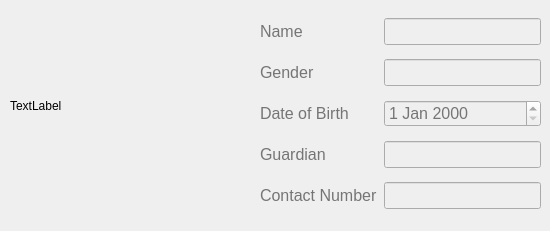
      <widget class="QWidget" name="widget_7" native="true">
       <property name="minimumSize">
        <size>
         <width>550</width>
         <height>231</height>
        </size>
       </property>
       <property name="maximumSize">
        <size>
         <width>550</width>
         <height>231</height>
        </size>
       </property>
       <property name="autoFillBackground">
        <bool>true</bool>
       </property>
       <widget class="QWidget" name="gridLayoutWidget_8">
        <property name="geometry">
         <rect>
          <x>260</x>
          <y>10</y>
          <width>281</width>
          <height>211</height>
         </rect>
        </property>
        <layout class="QGridLayout" name="gridLayout_9">
         <item row="1" column="0">
          <widget class="QLabel" name="genderLabel_6">
           <property name="sizePolicy">
            <sizepolicy hsizetype="Fixed" vsizetype="Fixed">
             <horstretch>0</horstretch>
             <verstretch>0</verstretch>
            </sizepolicy>
           </property>
           <property name="font">
            <font>
             <pointsize>12</pointsize>
            </font>
           </property>
           <property name="styleSheet">
            <string notr="true">color:#757575</string>
           </property>
           <property name="text">
            <string>Gender</string>
           </property>
          </widget>
         </item>
         <item row="0" column="0">
          <widget class="QLabel" name="nameLabel_6">
           <property name="sizePolicy">
            <sizepolicy hsizetype="Fixed" vsizetype="Fixed">
             <horstretch>0</horstretch>
             <verstretch>0</verstretch>
            </sizepolicy>
           </property>
           <property name="font">
            <font>
             <pointsize>12</pointsize>
            </font>
           </property>
           <property name="styleSheet">
            <string notr="true">color:#757575</string>
           </property>
           <property name="text">
            <string>Name</string>
           </property>
          </widget>
         </item>
         <item row="3" column="0">
          <widget class="QLabel" name="guardianLabel_6">
           <property name="sizePolicy">
            <sizepolicy hsizetype="Fixed" vsizetype="Fixed">
             <horstretch>0</horstretch>
             <verstretch>0</verstretch>
            </sizepolicy>
           </property>
           <property name="font">
            <font>
             <pointsize>12</pointsize>
            </font>
           </property>
           <property name="styleSheet">
            <string notr="true">color:#757575</string>
           </property>
           <property name="text">
            <string>Guardian</string>
           </property>
          </widget>
         </item>
         <item row="2" column="0">
          <widget class="QLabel" name="dateOfBirthLabel_6">
           <property name="sizePolicy">
            <sizepolicy hsizetype="Fixed" vsizetype="Fixed">
             <horstretch>0</horstretch>
             <verstretch>0</verstretch>
            </sizepolicy>
           </property>
           <property name="font">
            <font>
             <pointsize>12</pointsize>
            </font>
           </property>
           <property name="styleSheet">
            <string notr="true">color:#757575</string>
           </property>
           <property name="text">
            <string>Date of Birth</string>
           </property>
          </widget>
         </item>
         <item row="0" column="1">
          <widget class="QLineEdit" name="nameLineEdit_6">
           <property name="enabled">
            <bool>false</bool>
           </property>
           <property name="font">
            <font>
             <pointsize>12</pointsize>
            </font>
           </property>
           <property name="styleSheet">
            <string notr="true">color:#757575</string>
           </property>
          </widget>
         </item>
         <item row="4" column="0">
          <widget class="QLabel" name="contactNumberLabel_6">
           <property name="sizePolicy">
            <sizepolicy hsizetype="Fixed" vsizetype="Fixed">
             <horstretch>0</horstretch>
             <verstretch>0</verstretch>
            </sizepolicy>
           </property>
           <property name="font">
            <font>
             <pointsize>12</pointsize>
            </font>
           </property>
           <property name="styleSheet">
            <string notr="true">color:#757575</string>
           </property>
           <property name="text">
            <string>Contact Number</string>
           </property>
          </widget>
         </item>
         <item row="1" column="1">
          <widget class="QLineEdit" name="genderLineEdit_6">
           <property name="enabled">
            <bool>false</bool>
           </property>
           <property name="font">
            <font>
             <pointsize>12</pointsize>
            </font>
           </property>
           <property name="styleSheet">
            <string notr="true">color:#757575</string>
           </property>
          </widget>
         </item>
         <item row="3" column="1">
          <widget class="QLineEdit" name="guardianLineEdit_6">
           <property name="enabled">
            <bool>false</bool>
           </property>
           <property name="font">
            <font>
             <pointsize>12</pointsize>
            </font>
           </property>
           <property name="styleSheet">
            <string notr="true">color:#757575</string>
           </property>
          </widget>
         </item>
         <item row="4" column="1">
          <widget class="QLineEdit" name="contactNumnerLineEdit_6">
           <property name="enabled">
            <bool>false</bool>
           </property>
           <property name="font">
            <font>
             <pointsize>12</pointsize>
            </font>
           </property>
           <property name="styleSheet">
            <string notr="true">color:#757575</string>
           </property>
          </widget>
         </item>
         <item row="2" column="1">
          <widget class="QDateEdit" name="dateEdit_6">
           <property name="enabled">
            <bool>false</bool>
           </property>
           <property name="font">
            <font>
             <pointsize>12</pointsize>
            </font>
           </property>
           <property name="styleSheet">
            <string notr="true">color:#757575</string>
           </property>
          </widget>
         </item>
        </layout>
       </widget>
       <widget class="QWidget" name="widget_8" native="true">
        <property name="geometry">
         <rect>
          <x>100</x>
          <y>230</y>
          <width>550</width>
          <height>231</height>
         </rect>
        </property>
        <property name="minimumSize">
         <size>
          <width>550</width>
          <height>231</height>
         </size>
        </property>
        <property name="maximumSize">
         <size>
          <width>550</width>
          <height>231</height>
         </size>
        </property>
        <property name="autoFillBackground">
         <bool>true</bool>
        </property>
        <widget class="QFrame" name="frame_6">
         <property name="geometry">
          <rect>
           <x>20</x>
           <y>10</y>
           <width>221</width>
           <height>211</height>
          </rect>
         </property>
         <property name="frameShape">
          <enum>QFrame::StyledPanel</enum>
         </property>
         <property name="frameShadow">
          <enum>QFrame::Raised</enum>
         </property>
        </widget>
        <widget class="QWidget" name="gridLayoutWidget_9">
         <property name="geometry">
          <rect>
           <x>260</x>
           <y>10</y>
           <width>281</width>
           <height>211</height>
          </rect>
         </property>
         <layout class="QGridLayout" name="gridLayout_10">
          <item row="1" column="0">
           <widget class="QLabel" name="genderLabel_7">
            <property name="sizePolicy">
             <sizepolicy hsizetype="Fixed" vsizetype="Fixed">
              <horstretch>0</horstretch>
              <verstretch>0</verstretch>
             </sizepolicy>
            </property>
            <property name="font">
             <font>
              <pointsize>12</pointsize>
             </font>
            </property>
            <property name="styleSheet">
             <string notr="true">color:#757575</string>
            </property>
            <property name="text">
             <string>Gender</string>
            </property>
           </widget>
          </item>
          <item row="0" column="0">
           <widget class="QLabel" name="nameLabel_7">
            <property name="sizePolicy">
             <sizepolicy hsizetype="Fixed" vsizetype="Fixed">
              <horstretch>0</horstretch>
              <verstretch>0</verstretch>
             </sizepolicy>
            </property>
            <property name="font">
             <font>
              <pointsize>12</pointsize>
             </font>
            </property>
            <property name="styleSheet">
             <string notr="true">color:#757575</string>
            </property>
            <property name="text">
             <string>Name</string>
            </property>
           </widget>
          </item>
          <item row="3" column="0">
           <widget class="QLabel" name="guardianLabel_7">
            <property name="sizePolicy">
             <sizepolicy hsizetype="Fixed" vsizetype="Fixed">
              <horstretch>0</horstretch>
              <verstretch>0</verstretch>
             </sizepolicy>
            </property>
            <property name="font">
             <font>
              <pointsize>12</pointsize>
             </font>
            </property>
            <property name="styleSheet">
             <string notr="true">color:#757575</string>
            </property>
            <property name="text">
             <string>Guardian</string>
            </property>
           </widget>
          </item>
          <item row="2" column="0">
           <widget class="QLabel" name="dateOfBirthLabel_7">
            <property name="sizePolicy">
             <sizepolicy hsizetype="Fixed" vsizetype="Fixed">
              <horstretch>0</horstretch>
              <verstretch>0</verstretch>
             </sizepolicy>
            </property>
            <property name="font">
             <font>
              <pointsize>12</pointsize>
             </font>
            </property>
            <property name="styleSheet">
             <string notr="true">color:#757575</string>
            </property>
            <property name="text">
             <string>Date of Birth</string>
            </property>
           </widget>
          </item>
          <item row="0" column="1">
           <widget class="QLineEdit" name="nameLineEdit_7">
            <property name="enabled">
             <bool>false</bool>
            </property>
            <property name="font">
             <font>
              <pointsize>12</pointsize>
             </font>
            </property>
            <property name="styleSheet">
             <string notr="true">color:#757575</string>
            </property>
           </widget>
          </item>
          <item row="4" column="0">
           <widget class="QLabel" name="contactNumberLabel_7">
            <property name="sizePolicy">
             <sizepolicy hsizetype="Fixed" vsizetype="Fixed">
              <horstretch>0</horstretch>
              <verstretch>0</verstretch>
             </sizepolicy>
            </property>
            <property name="font">
             <font>
              <pointsize>12</pointsize>
             </font>
            </property>
            <property name="styleSheet">
             <string notr="true">color:#757575</string>
            </property>
            <property name="text">
             <string>Contact Number</string>
            </property>
           </widget>
          </item>
          <item row="1" column="1">
           <widget class="QLineEdit" name="genderLineEdit_7">
            <property name="enabled">
             <bool>false</bool>
            </property>
            <property name="font">
             <font>
              <pointsize>12</pointsize>
             </font>
            </property>
            <property name="styleSheet">
             <string notr="true">color:#757575</string>
            </property>
           </widget>
          </item>
          <item row="3" column="1">
           <widget class="QLineEdit" name="guardianLineEdit_7">
            <property name="enabled">
             <bool>false</bool>
            </property>
            <property name="font">
             <font>
              <pointsize>12</pointsize>
             </font>
            </property>
            <property name="styleSheet">
             <string notr="true">color:#757575</string>
            </property>
           </widget>
          </item>
          <item row="4" column="1">
           <widget class="QLineEdit" name="contactNumnerLineEdit_7">
            <property name="enabled">
             <bool>false</bool>
            </property>
            <property name="font">
             <font>
              <pointsize>12</pointsize>
             </font>
            </property>
            <property name="styleSheet">
             <string notr="true">color:#757575</string>
            </property>
           </widget>
          </item>
          <item row="2" column="1">
           <widget class="QDateEdit" name="dateEdit_7">
            <property name="enabled">
             <bool>false</bool>
            </property>
            <property name="font">
             <font>
              <pointsize>12</pointsize>
             </font>
            </property>
            <property name="styleSheet">
             <string notr="true">color:#757575</string>
            </property>
           </widget>
          </item>
         </layout>
        </widget>
       </widget>
       <widget class="QLabel" name="label_5">
        <property name="geometry">
         <rect>
          <x>10</x>
          <y>10</y>
          <width>221</width>
          <height>191</height>
         </rect>
        </property>
        <property name="text">
         <string>TextLabel</string>
        </property>
       </widget>
      </widget>
